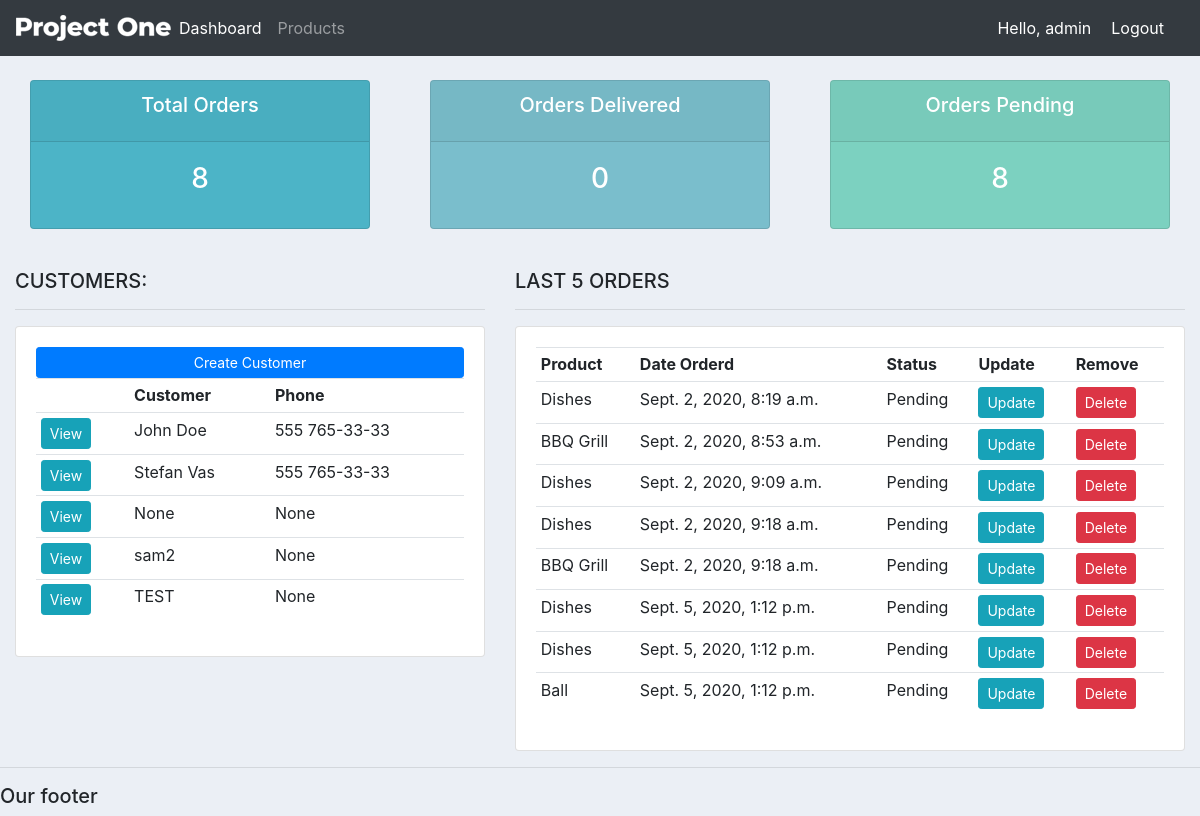
The app's page / (signed in) with its own data.
### accounts/models.py (models this page shows, shortened)
class Customer(models.Model):
    user = models.OneToOneField(User, null=True, blank=True, on_delete=models.CASCADE)
    name = models.CharField(max_length=200, null=True)
    phone = models.CharField(max_length=200, null=True)
    email = models.CharField(max_length=200, null=True)
    profile_pic = models.ImageField(default='blank.png', null=True, blank=True)
    date_created = models.DateTimeField(auto_now_add=True)

class Order(models.Model):
    STATUS = (
        ('Pending', 'Pending'),
        ('Out of delivery', 'Out of delivery'),
        ('Delivered', 'Delivered'),
    )
    customer = models.ForeignKey(Customer, null=True, on_delete=models.SET_NULL)
    product = models.ForeignKey(Product, null=True, on_delete=models.SET_NULL)
    date_created = models.DateTimeField(auto_now_add=True)
    status = models.CharField(max_length=200, null=True, choices=STATUS)
    note = models.CharField(max_length=200, null=True)

class Product(models.Model):
    CATEGORY = (
        ('Indoor', 'Indoor'),
        ('Out door', 'Out door'),
    )
    name = models.CharField(max_length=200, null=True)
    price = models.FloatField(null=True)
    category = models.CharField(max_length=200, null=True, choices=CATEGORY)
    description = models.CharField(max_length=200, null=True, blank=True)
    date_created = models.DateTimeField(auto_now_add=True)
    tags = models.ManyToManyField(Tag)
    def __str__(self):
        return self.name

### accounts/decorators.py (the view)
    def wrapper_func(request, *args, **kwargs):
        group = None
        if request.user.groups.exists():
            group = request.user.groups.all()[0].name
        if group == 'customer':
            return redirect('user_page')
        if group == 'admin':
            return view_func(request, *args, **kwargs)

### accounts/views.py (called while the page is built)
@login_required(login_url='login')
@admin_only
def home(request):
    orders = Order.objects.all()
    customers = Customer.objects.all()
    total_customers = customers.count()
    total_orders = orders.count()
    delivered = orders.filter(status='Delivered').count()
    pending = orders.filter(status='Pending').count()
    context = {
        'orders': orders,
        'customers': customers,
        'total_customers': total_customers,
        'total_orders': total_orders,
        'delivered': delivered,
        'pending': pending,
    }
    return render(request, 'accounts/dashboard.html', context)

### accounts/templates/accounts/dashboard.html
{% extends 'accounts/main.html' %}
{% block content %}
{% include 'accounts/status.html' %}
<br>
<div class="row">
	<div class="col-md-5">
		<h5>CUSTOMERS:</h5>
		<hr>
		<div class="card card-body">
			<a class="btn btn-primary  btn-sm btn-block" href="">Create Customer</a>
			<table class="table table-sm">
				<tr>
					<th></th>
					<th>Customer</th>
					<th>Phone</th>
				</tr>
				{% for customer in customers %}
				<tr>
					<td><a class="btn btn-sm btn-info" href="{% url 'customer' customer.id %}">View</a></td>
					<td>{{ customer.name }}</td>
					<td>{{ customer.phone }}</td>
				</tr>
				{% endfor %}
			</table>
		</div>
	</div>
	<div class="col-md-7">
		<h5>LAST 5 ORDERS</h5>
		<hr>
		<div class="card card-body">
			<table class="table table-sm">
				<tr>
					<th>Product</th>
					<th>Date Orderd</th>
					<th>Status</th>
					<th>Update</th>
					<th>Remove</th>
				</tr>
				{% for order in orders %}
						<tr>
							<td>{{ order.product }}</td>
							<td>{{ order.date_created }}</td>
							<td>{{ order.status }}</td>
							<td><a class="btn btn-sm btn-info" href="{% url 'update_order' order.id %}">Update</a></td>
							<td><a class="btn btn-sm btn-danger" href="{% url 'delete_order' order.id %}">Delete</a></td>
						</tr>
				{% endfor %}
			</table>
		</div>
	</div>
</div>
{% endblock %}

### accounts/templates/accounts/main.html (shortened to what this page needs)
{% load static %}
<!DOCTYPE html>
<html lang="en">
<head>
    <link rel="stylesheet" href="https://stackpath.bootstrapcdn.com/bootstrap/4.5.2/css/bootstrap.min.css">
    <link rel="stylesheet" href="{% static '/css/main.css' %}">
</head>
<body>
    {% include 'accounts/navbar.html' %}
    <div class="container-fluid">
    {% block content %}
    {% endblock %}
    </div>
    <hr>
    <h5>Our footer</h5>
</body>
</html>

### accounts/templates/accounts/navbar.html (shortened to what this page needs)
{% load static %}
<nav class="navbar navbar-expand-lg navbar-dark bg-dark">
  <img src="{% static 'images/logo.png' %}" alt="">
  <div class="collapse navbar-collapse" id="navbarNav">
    <ul class="navbar-nav">
      {% if request.user.is_staff %}
        <li class="nav-item active">
          <a class="nav-link" href="#">Dashboard</a>
        </li>
        <li class="nav-item">
          <a class="nav-link" href="#">Products</a>
        </li>
      {% else %}
        <li class="nav-item">
          <a class="nav-link" href="{% url 'account_settings' %}">Settings</a>
        </li>
      {% endif %}
    </ul>
  </div>
  <span class="hello-msg">Hello, {{ request.user }}</span>
  <span><a class="hello-msg" href="{% url 'logout' %}">Logout</a></span>
</nav>

### accounts/templates/accounts/status.html
<br>
<div class="row">
	<div class="col">
		<div class="col-md">
			<div class="card text-center text-white  mb-3" id="total-orders">
			  	<div class="card-header">
			  		<h5 class="card-title">Total Orders</h5>
			  	</div>
			  	<div class="card-body">
			    	<h3 class="card-title">{{ total_orders }}</h3>
			  	</div>
			</div>
		</div>
	</div>
	<div class="col">
		<div class="col-md">
			<div class="card text-center text-white  mb-3" id="orders-delivered">
			  	<div class="card-header">
			  		<h5 class="card-title">Orders Delivered</h5>
			  	</div>
			  	<div class="card-body">
			    	<h3 class="card-title">{{ delivered }}</h3>
			  	</div>
			</div>
		</div>
	</div>
	<div class="col">
		<div class="col-md">
			<div class="card text-center text-white  mb-3" id="orders-pending">
			  	<div class="card-header">
			  		<h5 class="card-title">Orders Pending</h5>
			  	</div>
			  	<div class="card-body">
			    	<h3 class="card-title">{{ pending }}</h3>
			  	</div>
			</div>
		</div>
	</div>
</div>

### static/css/main.css (style rules this page uses)
body { background-color: #ebeff5; }
#total-orders { background-color: #4cb4c7; }
#orders-delivered { background-color: #7abecc; }
#orders-pending { background-color: #7CD1C0; }

### accounts/templates/accounts/navbar.html (style rules this page uses)
.hello-msg { font-size: 1em; color: #fff; margin-right: 20px }

### records on screen
Customer: name "John Doe", phone "555 765-33-33"
Customer: name "Stefan Vas", phone "555 765-33-33"
Customer: name "None", phone "None"
Customer: name "sam2", phone "None"
Customer: name "TEST", phone "None"
Order: product "Dishes", date_created "Sept. 2, 2020, 8:19 a.m.", status "Pending"
Order: product "BBQ Grill", date_created "Sept. 2, 2020, 8:53 a.m.", status "Pending"
Order: product "Dishes", date_created "Sept. 2, 2020, 9:09 a.m.", status "Pending"
Order: product "Dishes", date_created "Sept. 2, 2020, 9:18 a.m.", status "Pending"
Order: product "BBQ Grill", date_created "Sept. 2, 2020, 9:18 a.m.", status "Pending"
Order: product "Dishes", date_created "Sept. 5, 2020, 1:12 p.m.", status "Pending"
Order: product "Dishes", date_created "Sept. 5, 2020, 1:12 p.m.", status "Pending"
Order: product "Ball", date_created "Sept. 5, 2020, 1:12 p.m.", status "Pending"

### other values on screen
{{ request.user }} "admin"
{{ total_orders }} "8"
{{ delivered }} "0"
{{ pending }} "8"
